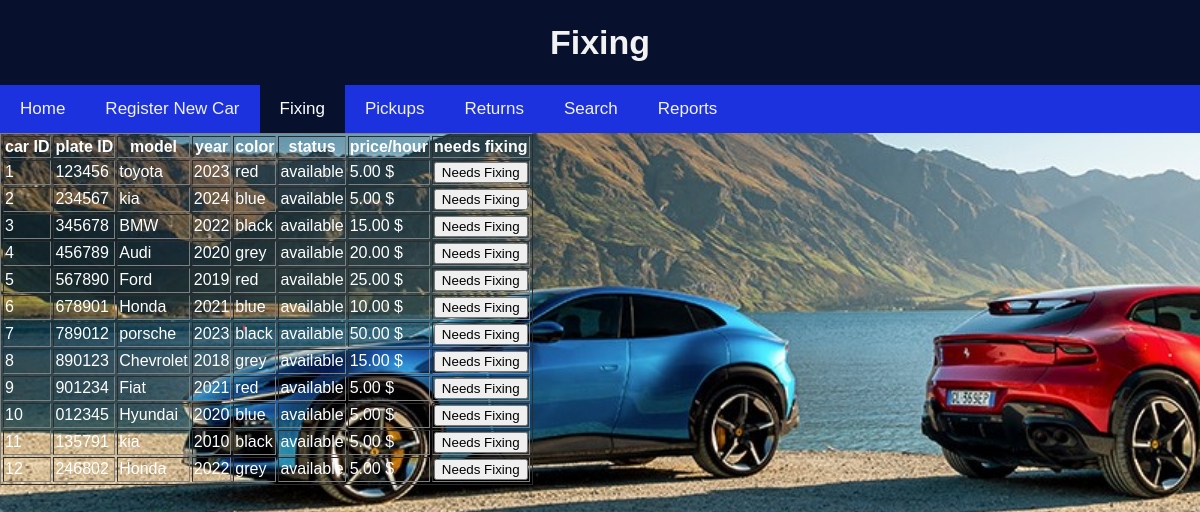
Screenshot of /admin/fix.php with the database file from the repository.
### tables this page shows
create table Car(
    car_id INT AUTO_INCREMENT,
    plate_id VARCHAR(10) NOT NULL UNIQUE,
    model VARCHAR(225),
    year YEAR,
    color VARCHAR(225),
    status VARCHAR(225),
    price_per_hour DECIMAL(10,2),
    CONSTRAINT PRIMARY KEY (car_id)
);

### admin/fix.php (the view, shortened to what this page needs)
<!DOCTYPE html>
<html lang="en">
<head>
    <link rel="stylesheet" href="../home_style.css">
</head>
<body style="margin: 0px;">
        <div class="toppage" style="width: 100%; padding: 0px;">
            <h1>Fixing</h1>
        </div>
        <div class="topnav" style="width: 100%; padding: 0px;">
            <a href="home.php">Home</a>
            <a href="register_car.php">Register New Car</a>
            <a class="active" href="fix.php">Fixing</a>
            <a href="pickup.php">Pickups</a>
            <a href="return.php">Returns</a>
            <a href="search.php">Search</a>
            <a href="reports.php">Reports</a>
        </div>
        <?php
            $servername = "localhost";
            $username = "root";
            $password = "";
            $dbname = "car_rental_system";
            $conn = new mysqli($servername, $username, $password, $dbname);
            $sql = "SELECT * FROM car WHERE status !='reserved'";
            $result = $conn->query($sql);
            if ($result->num_rows > 0) {
                echo "<table border='1' style='color:white;'>";
                echo "<tr><th>car ID</th><th>plate ID</th><th>model</th><th>year</th><th>color</th><th>status</th><th>price/hour</th><th>needs fixing</th></tr>";
                while($row = $result->fetch_assoc()) {
                    $button = ($row["status"]=='out of service') ? 'Fixing Done' : 'Needs Fixing';
                    echo "<tr>";
                    echo "<td>" . $row["car_id"] . "</td>";
                    echo "<td>" . $row["plate_id"] . "</td>";
                    echo "<td>" . $row["model"] . "</td>";
                    echo "<td>" . $row["year"] . "</td>";
                    echo "<td>" . $row["color"] . "</td>";
                    echo "<td>" . $row["status"] . "</td>";
                    echo "<td>" . $row["price_per_hour"] . " $</td>";
                    echo "<form action='fix_aux.php' method='post'>";
                    echo "<td><button type='submit'>".$button."</button></td>";
                    echo "</form>";
                    echo "</tr>";
                }
                echo "</table>";
            } else {
                echo "No results found";
            }
        ?>
</body>
</html>

### home_style.css (style rules this page uses)
body, html { margin: 0; padding: 0; height: 100%; background-size: cover; }
.toppage { background-color: rgb(7, 16, 44); overflow: white; }
.toppage { overflow: hidden; color: #f2f2f2; text-align: center; padding: 14px 20px; text-decoration: none; font-size: 17px; }
.topnav { background-color: #1b32de; overflow: hidden; }
.topnav a { float: left; color: #f2f2f2; text-align: center; padding: 14px 20px; text-decoration: none; font-size: 17px; }
.topnav a.active { background-color: rgb(7, 16, 44); color: white; }

### admin/fix.php (style rules this page uses)
body { font-family: Arial, sans-serif; margin: 20px; background-image: url(../car.jpg); }

### rows the page displays
car: car_id "1", plate "123456", model "toyota", year "2023", color "red", status "available", price_per_hour "5.00", status "Needs Fixing"
car: car_id "2", plate "234567", model "kia", year "2024", color "blue", status "available", price_per_hour "5.00", status "Needs Fixing"
car: car_id "3", plate "345678", model "BMW", year "2022", color "black", status "available", price_per_hour "15.00", status "Needs Fixing"
car: car_id "4", plate "456789", model "Audi", year "2020", color "grey", status "available", price_per_hour "20.00", status "Needs Fixing"
car: car_id "5", plate "567890", model "Ford", year "2019", color "red", status "available", price_per_hour "25.00", status "Needs Fixing"
car: car_id "6", plate "678901", model "Honda", year "2021", color "blue", status "available", price_per_hour "10.00", status "Needs Fixing"
car: car_id "7", plate "789012", model "porsche", year "2023", color "black", status "available", price_per_hour "50.00", status "Needs Fixing"
car: car_id "8", plate "890123", model "Chevrolet", year "2018", color "grey", status "available", price_per_hour "15.00", status "Needs Fixing"
car: car_id "9", plate "901234", model "Fiat", year "2021", color "red", status "available", price_per_hour "5.00", status "Needs Fixing"
car: car_id "10", plate "012345", model "Hyundai", year "2020", color "blue", status "available", price_per_hour "5.00", status "Needs Fixing"
car: car_id "11", plate "135791", model "kia", year "2010", color "black", status "available", price_per_hour "5.00", status "Needs Fixing"
car: car_id "12", plate "246802", model "Honda", year "2022", color "grey", status "available", price_per_hour "5.00", status "Needs Fixing"
